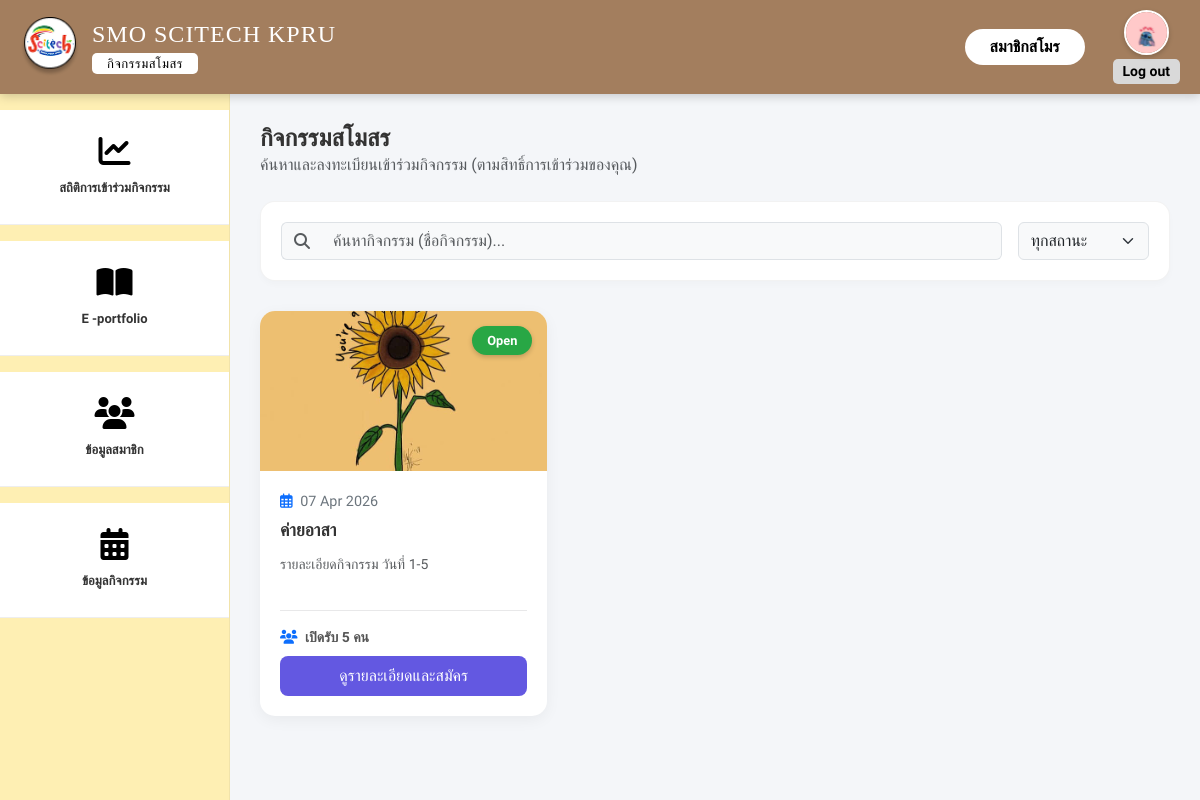
Page /activity.php (signed in) on the committed database.
### tables this page shows
CREATE TABLE `users` (
  `user_id` int(11) NOT NULL,
  `first_name` varchar(100) NOT NULL,
  `last_name` varchar(100) NOT NULL,
  `profile_image` varchar(255) DEFAULT 'default.png',
  `idstudent` varchar(191) DEFAULT NULL,
  `email` varchar(255) DEFAULT NULL,
  `phone` varchar(20) DEFAULT NULL COMMENT 'เบอร์โทรศัพท์',
  `about_me` text DEFAULT NULL,
  `password` varchar(255) NOT NULL,
  `academic_year` varchar(4) DEFAULT NULL,
  `year_level` varchar(50) DEFAULT NULL,
  `department` varchar(100) DEFAULT NULL,
  `reset_token` varchar(255) DEFAULT NULL,
  `reset_expiry` datetime DEFAULT NULL,
  `status` enum('active','inactive') NOT NULL DEFAULT 'active',
  `userrole` enum('executive','academic_officer','club_president','club_member') DEFAULT NULL,
  `membership_status` enum('member','no_member') NOT NULL DEFAULT 'no_member',
  `created_at` timestamp NOT NULL DEFAULT current_timestamp(),
  `deleted_at` datetime DEFAULT NULL,
  `hard_skill_computer` varchar(255) DEFAULT NULL,
  `comp_level` varchar(50) DEFAULT NULL,
  `hard_skill_lang` varchar(255) DEFAULT NULL,
  `lang_listen` varchar(50) DEFAULT NULL,
  `lang_speak` varchar(50) DEFAULT NULL,
  `lang_read` varchar(50) DEFAULT NULL,
  `lang_write` varchar(50) DEFAULT NULL
);

CREATE TABLE `activities` (
  `activity_id` int(11) NOT NULL,
  `title` varchar(255) NOT NULL,
  `description` text DEFAULT NULL,
  `location` varchar(255) DEFAULT NULL,
  `start_date` datetime NOT NULL,
  `end_date` datetime NOT NULL,
  `hours_count` int(11) DEFAULT 0 COMMENT 'จำนวนชั่วโมงกิจกรรม (สำหรับ Transcript กยศ.)',
  `cover_image` varchar(255) DEFAULT NULL,
  `status` enum('open','closed','completed') NOT NULL DEFAULT 'open',
  `created_by` int(11) NOT NULL COMMENT 'Link to users.user_id (ผู้สร้างกิจกรรม)',
  `created_at` timestamp NOT NULL DEFAULT current_timestamp(),
  `updated_at` timestamp NOT NULL DEFAULT current_timestamp() ON UPDATE current_timestamp(),
  `allowed_year_level` text DEFAULT NULL COMMENT 'ชั้นปีที่อนุญาตให้เข้าร่วม',
  `allowed_academic_year` text DEFAULT NULL COMMENT 'ปีการศึกษาที่อนุญาต',
  `allowed_department` text DEFAULT NULL COMMENT 'สาขาวิชาที่อนุญาต'
);

### activity.php (the view, shortened to what this page needs)
<?php
include 'db.php';
$user_id = $_SESSION['user_id'];
$user_year_level = $_SESSION['year_level'] ?? '';
$user_academic_year = $_SESSION['academic_year'] ?? '';
$user_department = $_SESSION['department'] ?? '';
$stmt_profile = $conn->prepare("SELECT profile_image, first_name FROM users WHERE user_id = ?");
$stmt_profile->bind_param("i", $user_id);
$stmt_profile->execute();
$res_profile = $stmt_profile->get_result();
$user_data = $res_profile->fetch_assoc();
$profile_image = !empty($user_data['profile_image']) ? $user_data['profile_image'] : 'default.png';
$first_name = !empty($user_data['first_name']) ? $user_data['first_name'] : 'ผู้ใช้งาน';
$sql = "SELECT a.*,
        (SELECT SUM(capacity) FROM activity_tasks WHERE activity_id = a.activity_id) as total_capacity,
        (SELECT COUNT(*) FROM activity_registrations WHERE activity_id = a.activity_id AND registration_status != 'cancelled') as current_registrations
        FROM activities a
        WHERE (a.allowed_year_level IS NULL OR a.allowed_year_level = '' OR a.allowed_year_level LIKE CONCAT('%', ?, '%'))
        AND (a.allowed_academic_year IS NULL OR a.allowed_academic_year = '' OR a.allowed_academic_year LIKE CONCAT('%', ?, '%'))
        AND (a.allowed_department IS NULL OR a.allowed_department = '' OR a.allowed_department LIKE CONCAT('%', ?, '%'))
        ORDER BY a.start_date DESC";
$stmt = $conn->prepare($sql);
$stmt->bind_param("sss", $user_year_level, $user_academic_year, $user_department);
$stmt->execute();
$result = $stmt->get_result();
?>
<!DOCTYPE html>
<html lang="th">
<head>
    <link href="https://cdn.jsdelivr.net/npm/bootstrap@5.3.0/dist/css/bootstrap.min.css" rel="stylesheet">
    <link href="https://cdnjs.cloudflare.com/ajax/libs/font-awesome/6.4.0/css/all.min.css" rel="stylesheet">
</head>
<body>
    <div class="wrapper">
        <nav class="top-navbar">
            <div class="brand-section">
                <img src="img/logo.png" alt="Logo" class="brand-logo">
                <div style="display: flex; flex-direction: column; align-items: flex-start; line-height: 1.2;">
                    <span class="brand-name">SMO SCITECH KPRU</span>
                    <span class="text-page-pill-btn mt-1">กิจกรรมสโมสร</span>
                </div>
            </div>
            <div class="d-flex align-items-center">
                <span class="d-none d-sm-block fw-bold me-2 login-pill-btn">
                    <?php echo htmlspecialchars($first_name); ?>
                </span>
                <div class="logout-area">
                    <a href="user_management.php">
                        <img src="uploads/profiles/<?php echo htmlspecialchars($profile_image); ?>" alt="Profile"
                             style="width: 45px; height: 45px; border-radius: 50%; object-fit: cover; border: 2px solid white; box-shadow: 0 2px 5px rgba(0,0,0,0.2);">
                    </a>
                    <a href="logout.php" class="logout-text mt-1">Log out</a>
                </div>
            </div>
        </nav>
        <div class="main-wrapper">
            <aside class="sidebar">
                <a href="report_activity.php" class="sidebar-item mt-3 mb-3">
                    <i class="fa-solid fa-chart-line"></i>
                    <span>สถิติการเข้าร่วมกิจกรรม</span>
                </a>
                <a href="e-portfolio.php" class="sidebar-item mb-3">
                    <i class="fa-solid fa-book-open"></i>
                    <span>E -portfolio</span>
                </a>
                <a href="user_management.php" class="sidebar-item mb-3">
                    <i class="fa-solid fa-users"></i>
                    <span>ข้อมูลสมาชิก</span>
                </a>
                <a href="activity.php" class="sidebar-item mb-3">
                    <i class="fa-solid fa-calendar-days"></i>
                    <span>ข้อมูลกิจกรรม</span>
                </a>
            </aside>
            <main class="content-area">
                <div class="d-flex justify-content-between align-items-center mb-4 header-section">
                    <div>
                        <h4 class="fw-bold mb-0" style="color: #333;">กิจกรรมสโมสร</h4>
                        <p class="text-muted mb-0">ค้นหาและลงทะเบียนเข้าร่วมกิจกรรม (ตามสิทธิ์การเข้าร่วมของคุณ)</p>
                    </div>
                </div>
                <div class="search-container">
                    <div class="row g-3">
                        <div class="col-md-9 col-lg-10">
                            <div class="input-group">
                                <span class="input-group-text bg-light border-end-0"><i class="fa fa-search text-muted"></i></span>
                                <input type="text" id="searchInput" class="form-control bg-light border-start-0" placeholder="ค้นหากิจกรรม (ชื่อกิจกรรม)...">
                            </div>
                        </div>
                        <div class="col-md-3 col-lg-2">
                            <select id="statusFilter" class="form-select bg-light">
                                <option value="all" selected>ทุกสถานะ</option>
                            </select>
                        </div>
                    </div>
                </div>
                <div class="row row-cols-1 row-cols-md-2 row-cols-xl-3 g-4">
                    <?php if ($result && $result->num_rows > 0): ?>
                        <?php while($row = $result->fetch_assoc()):
                            $cover_img = !empty($row['cover_image']) ? 'uploads/covers/' . $row['cover_image'] : '';
                            $status_class = 'status-open';
                            $status_text = ucfirst($row['status']);
                            $gradients = [
                                'linear-gradient(45deg, #A37E5E, #C7A68C)',
                                'linear-gradient(45deg, #8E7057, #B4967C)',
                                'linear-gradient(45deg, #6358E1, #8B83E6)',
                                'linear-gradient(45deg, #FEEFB3, #F2D575)'
                            ];
                            $current_gradient = $gradients[$row['activity_id'] % 4];
                        ?>
                        <div class="col activity-item" data-status="<?php echo $status_text; ?>">
                            <div class="activity-card">
                                <div class="card-img-top-custom" style="<?php echo $cover_img ? "background: url('$cover_img') center/cover;" : "background: $current_gradient;"; ?>">
                                    <span class="status-badge <?php echo $status_class; ?>">
                                        <?php echo $status_text; ?>
                                    </span>
                                </div>
                                <div class="card-body-custom">
                                    <div class="activity-info">
                                        <i class="far fa-calendar-alt text-primary me-1"></i>
                                        <?php echo date('d M Y', strtotime($row['start_date'])); ?>
                                    </div>
                                    <div class="activity-title text-truncate" title="<?php echo htmlspecialchars($row['title']); ?>">
                                        <?php echo htmlspecialchars($row['title']); ?>
                                    </div>
                                    <p class="text-muted small mb-3" style="height: 40px; overflow: hidden; display: -webkit-box; -webkit-line-clamp: 2; -webkit-box-orient: vertical;">
                                        <?php echo htmlspecialchars($row['description']); ?>
                                    </p>
                                    <div class="mt-auto">
                                        <hr class="mt-0 mb-3" style="opacity: 0.1;">
                                        <div class="d-flex justify-content-between align-items-center mb-2">
                                            <span class="fw-bold" style="font-size: 14px; color: #555;">
                                                <i class="fas fa-users me-1 text-primary"></i>
                                                เปิดรับ <?php echo ($row['total_capacity'] ?? 0); ?> คน
                                            </span>
                                        </div>
                                        <a href="participate_activity.php?id=<?php echo $row['activity_id']; ?>" class="btn btn-purple-custom w-100 py-2">
                                            ดูรายละเอียดและสมัคร
                                        </a>
                                    </div>
                                </div>
                            </div>
                        </div>
                        <?php endwhile; ?>
                    <?php endif; ?>
                </div>
            </main>
        </div>
    </div>
</body>
</html>

### activity.php (style rules this page uses)
:root { --top-bar-bg: #A37E5E; --yellow-sidebar: #FEEFB3; --light-bg: #F4F6F9; --btn-blue: #6358E1; }
body, html { height: 100%; margin: 0; font-family: 'Sarabun', sans-serif; background-color: var(--light-bg); overflow-x: hidden; }
.wrapper { display: flex; flex-direction: column; min-height: 100vh; }
.top-navbar { background-color: var(--top-bar-bg); min-height: 80px; display: flex; align-items: center; padding: 10px 20px; justify-content: space-between; color: white; box-shadow: 0 2px 10px rgba(0, 0, 0, 0.2); z-index: 100; position: sticky; top: 0; }
.brand-section { display: flex; align-items: center; gap: 12px; }
.brand-logo { width: 60px; height: 60px; }
.brand-name { font-size: clamp(16px, 4vw, 24px); font-family: serif; letter-spacing: 1px; white-space: nowrap; }
.login-pill-btn { background: white; color: black; padding: 6px 25px; border-radius: 50px; text-decoration: none; font-weight: bold; font-size: 16px; transition: 0.3s; }
.text-page-pill-btn { background: white; color: black; padding: 3px 15px; border-radius: 5px; text-decoration: none; font-size: 13px; letter-spacing: 0.5px; font-weight: 500; }
.logout-area { text-align: center; margin-left: 20px; }
.logout-text { color: #000; font-weight: bold; text-decoration: none; font-size: 14px; background: #D9D9D9; padding: 2px 10px; border-radius: 5px; display: block; }
.main-wrapper { display: flex; flex: 1; position: relative; }
.sidebar { width: 230px; background-color: var(--yellow-sidebar); flex-shrink: 0; display: flex; flex-direction: column; border-right: 1px solid rgba(0, 0, 0, 0.05); transition: 0.3s ease-in-out; z-index: 99; }
.sidebar-item { background: white; padding: 25px 10px; text-align: center; border-bottom: 1px solid #eee; text-decoration: none; color: #333; display: block; transition: all 0.3s ease; }
.sidebar-item i { font-size: 32px; display: block; margin-bottom: 8px; color: #000; }
.sidebar-item span { font-weight: bold; font-size: 13px; }
.content-area { flex-grow: 1; padding: 30px; display: flex; flex-direction: column; }
.search-container { background: white; padding: 20px; border-radius: 15px; box-shadow: 0 4px 6px rgba(0, 0, 0, 0.02); margin-bottom: 30px; border: 1px solid rgba(0,0,0,0.05); }
.activity-card { border: none; border-radius: 15px; overflow: hidden; transition: transform 0.3s, box-shadow 0.3s; box-shadow: 0 4px 15px rgba(0, 0, 0, 0.05); background: white; height: 100%; display: flex; flex-direction: column; }
.card-img-top-custom { height: 160px; background: linear-gradient(45deg, #A37E5E, #D7B79E); position: relative; }
.status-badge { position: absolute; top: 15px; right: 15px; padding: 5px 15px; border-radius: 20px; font-size: 0.8rem; font-weight: bold; color: white; box-shadow: 0 2px 5px rgba(0,0,0,0.2); }
.status-open { background-color: #28a745; }
.card-body-custom { padding: 20px; flex-grow: 1; display: flex; flex-direction: column; }
.activity-title { font-weight: bold; font-size: 1.1rem; margin-bottom: 10px; color: #333; }
.activity-info { font-size: 0.9rem; color: #6c757d; margin-bottom: 5px; }
.btn-purple-custom { background-color: var(--btn-blue); color: white; border: none; border-radius: 8px; transition: 0.3s; font-weight: 500; }

### rows in the picture
users: first_name "สมาชิกสโมร", profile_image (picture)
activities: cover_image (picture), status "Open", start_date "07 Apr 2026", title "ค่ายอาสา", description "รายละเอียดกิจกรรม วันที่ 1-5", total_capacity "5"
